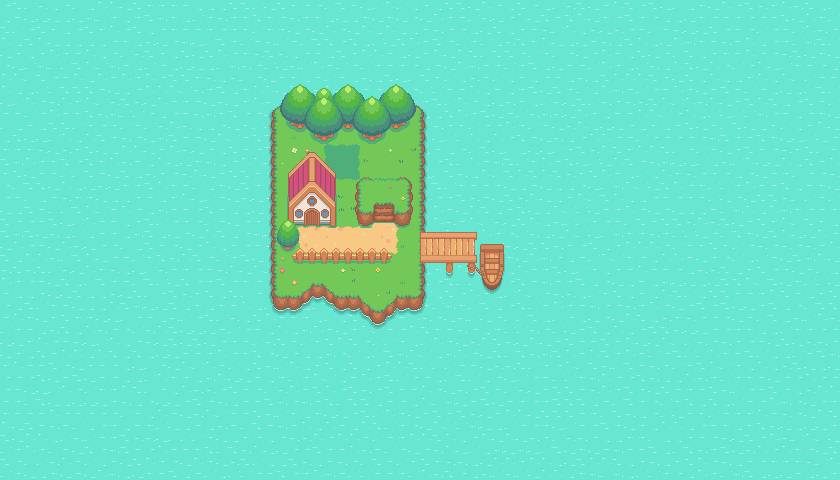

A 2D game scene composited from a Tiled map and its tileset images. What follows is a short description and the map's XML, with each tile layer's data collapsed to a summary:
An orthogonal 70x40 tile map with 12x12 px tiles, 15 tile layers (Base, Ocean, Island, Dock, ...), 1 hidden layer not drawn, 2 tilesets.

<map version="1.10" tiledversion="1.10.2" orientation="orthogonal" renderorder="right-down" width="70" height="40" tilewidth="12" tileheight="12" infinite="0" nextlayerid="20" nextobjectid="1">
 <tileset firstgid="1" source="pokemon_style_rpg.tsx" />
 <tileset firstgid="1025" source="CollisionTest.tsx" />
 <layer id="1" name="Base" width="70" height="40">
  <data>[2800 cells, 0 non-empty, 0 distinct tile ids]</data>
 </layer>
 <layer id="2" name="Ocean" width="70" height="40">
  <data>[2800 cells, 2800 non-empty, 9 distinct tile ids]</data>
 </layer>
 <layer id="3" name="Island" width="70" height="40">
  <data>[2800 cells, 322 non-empty, 99 distinct tile ids]</data>
 </layer>
 <layer id="16" name="Dock" width="70" height="40">
  <data>[2800 cells, 48 non-empty, 48 distinct tile ids]</data>
 </layer>
 <layer id="11" name="Paths" width="70" height="40">
  <data>[2800 cells, 39 non-empty, 18 distinct tile ids]</data>
 </layer>
 <layer id="12" name="Battle Patch" width="70" height="40">
  <data>[2800 cells, 9 non-empty, 9 distinct tile ids]</data>
 </layer>
 <layer id="6" name="Trees" width="70" height="40">
  <data>[2800 cells, 48 non-empty, 16 distinct tile ids]</data>
 </layer>
 <layer id="10" name="Trees 2" width="70" height="40">
  <data>[2800 cells, 6 non-empty, 6 distinct tile ids]</data>
 </layer>
 <layer id="8" name="Trees 1" width="70" height="40">
  <data>[2800 cells, 32 non-empty, 16 distinct tile ids]</data>
 </layer>
 <layer id="4" name="Plateau" width="70" height="40">
  <data>[2800 cells, 35 non-empty, 35 distinct tile ids]</data>
 </layer>
 <layer id="5" name="House" width="70" height="40">
  <data>[2800 cells, 42 non-empty, 42 distinct tile ids]</data>
 </layer>
 <layer id="13" name="House Tree" width="70" height="40">
  <data>[2800 cells, 6 non-empty, 6 distinct tile ids]</data>
 </layer>
 <layer id="14" name="Grass And Flowers" width="70" height="40">
  <data>[2800 cells, 34 non-empty, 27 distinct tile ids]</data>
 </layer>
 <layer id="15" name="Fence" width="70" height="40">
  <data>[2800 cells, 18 non-empty, 8 distinct tile ids]</data>
 </layer>
 <layer id="17" name="Collisions" width="70" height="40" visible="0" opacity="0.55">
  <data>[2800 cells, 112 non-empty, 1 distinct tile ids]</data>
 </layer>
 <layer id="19" name="Foreground Objects" width="70" height="40">
  <data>[2800 cells, 16 non-empty, 11 distinct tile ids]</data>
 </layer>
</map>
